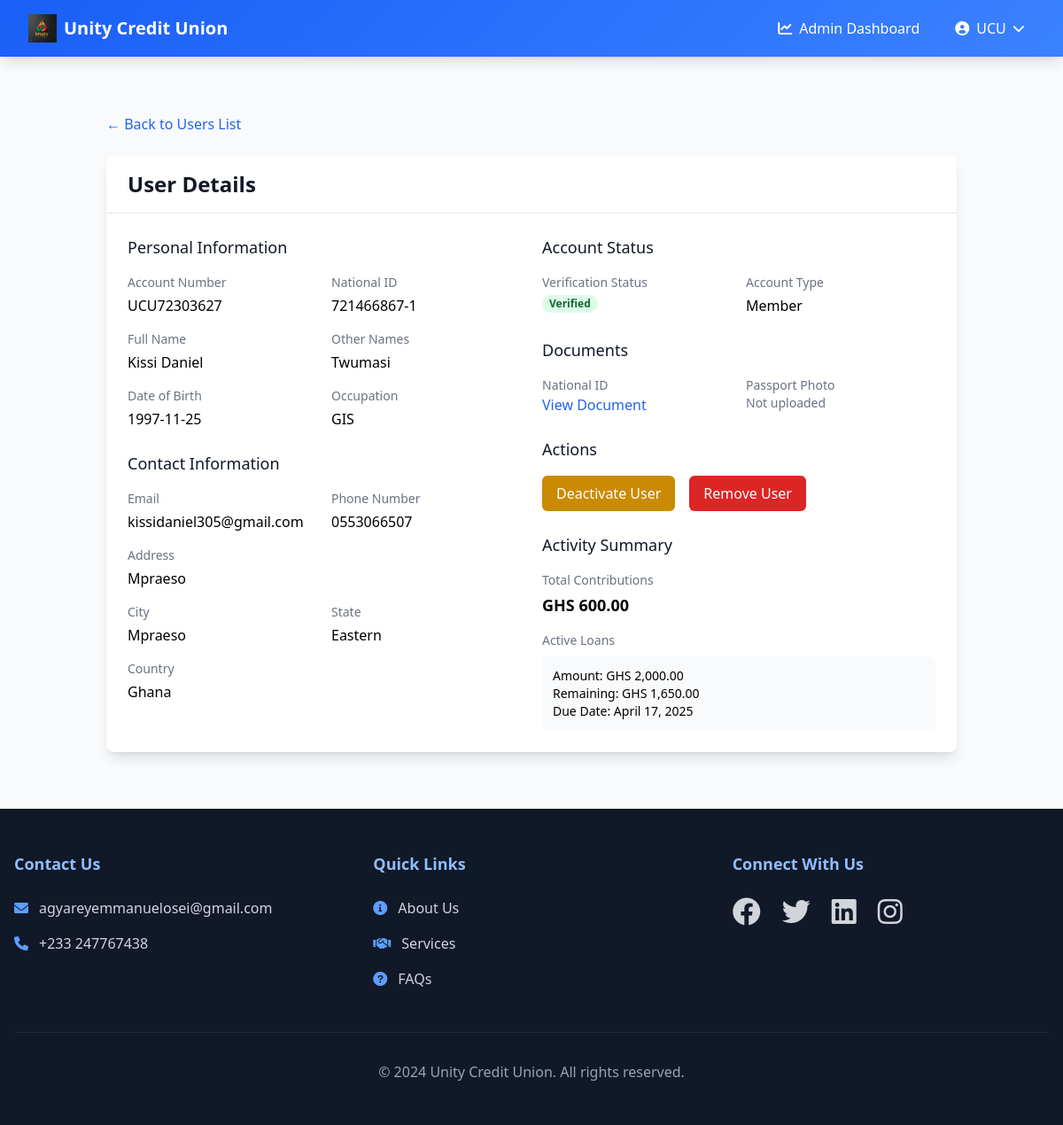
/admin/users/12 (signed in), run on the app's committed database.
### app.py (models this page shows, shortened)
class User(UserMixin, db.Model):
    __tablename__ = 'user'
    id = db.Column(db.Integer, primary_key=True)
    email = db.Column(db.String(120), unique=True, nullable=False)
    password_hash = db.Column(db.String(128), nullable=True)  # Made nullable
    is_verified = db.Column(db.Boolean, default=False)
    is_admin = db.Column(db.Boolean, default=False)
    is_guest = db.Column(db.Boolean, default=False)  # New field to identify non-member users
    national_id = db.Column(db.String(20), unique=True, nullable=False)
    account_number = db.Column(db.String(20), unique=True)
    first_name = db.Column(db.String(50), nullable=False)
    last_name = db.Column(db.String(50), nullable=False)
    other_names = db.Column(db.String(50), nullable=True)
    date_of_birth = db.Column(db.Date, nullable=False)
    occupation = db.Column(db.String(100), nullable=False)
    phone_number = db.Column(db.String(20), nullable=False)
    address = db.Column(db.String(200), nullable=False)
    city = db.Column(db.String(100), nullable=False)
    state = db.Column(db.String(100), nullable=False)
    country = db.Column(db.String(100), nullable=False)
    national_id_file = db.Column(db.String(255), nullable=True)
    passport_photo = db.Column(db.String(255), nullable=True)  # New field for passport photo
    contributions = db.relationship('Contribution', backref='user', lazy=True)
    loans = db.relationship('Loan', backref='user', lazy=True, foreign_keys='Loan.user_id')
    guarantees = db.relationship('Loan', backref='guarantor', lazy=True, foreign_keys='Loan.guarantor_id')

class Loan(db.Model):
    __tablename__ = 'loan'
    id = db.Column(db.Integer, primary_key=True)
    user_id = db.Column(db.Integer, db.ForeignKey('user.id'), nullable=False)
    amount = db.Column(db.Float, nullable=False)
    interest_rate = db.Column(db.Float, nullable=True)
    total_amount = db.Column(db.Float, nullable=True)
    amount_paid = db.Column(db.Float, default=0.0)
    remaining_amount = db.Column(db.Float, nullable=True)
    purpose = db.Column(db.String(200), nullable=False)
    guarantor_id = db.Column(db.Integer, db.ForeignKey('user.id'), nullable=False)
    term = db.Column(db.Integer, nullable=False)
    income = db.Column(db.Float, nullable=False)
    status = db.Column(db.String(20), default='pending')  # Status can now be: 'pending', 'approved', 'rejected', 'paid'
    application_date = db.Column(db.DateTime, default=datetime.utcnow)
    approval_date = db.Column(db.DateTime, nullable=True)
    repayment_date = db.Column(db.DateTime, nullable=True)
    paid_date = db.Column(db.DateTime, nullable=True)  # New column to track when loan was fully paid
    @staticmethod
    def get_active_loan(user_id):
        return Loan.query.filter(
            Loan.user_id == user_id,
            Loan.status == 'approved',
            Loan.remaining_amount > 0
        ).first()

### app.py (the view)
@app.route('/admin/users/<int:user_id>')
@login_required
@admin_required
def view_user(user_id):
    user = User.query.get_or_404(user_id)
    total_contributions = db.session.query(
        func.sum(Contribution.amount)
    ).filter(Contribution.user_id == user_id).scalar() or 0
    active_loan = Loan.get_active_loan(user_id)
    return render_template('admin_user_detail.html',
                         user=user,
                         total_contributions=total_contributions,
                         active_loan=active_loan)

### templates/admin_user_detail.html (shortened to what this page needs)
{% extends "base.html" %} {% block content %}
<div class="container mx-auto px-4 py-8">
  <div class="mb-6">
    <a
      href="{{ url_for('manage_users') }}"
      class="text-blue-600 hover:text-blue-800"
    >
      ← Back to Users List
    </a>
  </div>
  <div class="bg-white shadow-lg rounded-lg overflow-hidden">
    <div class="px-6 py-4 border-b border-gray-200">
      <h2 class="text-2xl font-bold text-gray-900">User Details</h2>
    </div>
    <div class="p-6">
      <div class="grid grid-cols-1 md:grid-cols-2 gap-6">
        <div class="space-y-6">
          <div>
            <h3 class="text-lg font-medium text-gray-900 mb-4">
              Personal Information
            </h3>
            <div class="grid grid-cols-2 gap-4">
              <div>
                <p class="text-sm font-medium text-gray-500">Account Number</p>
                <p class="mt-1">{{ user.account_number }}</p>
              </div>
              <div>
                <p class="text-sm font-medium text-gray-500">National ID</p>
                <p class="mt-1">{{ user.national_id }}</p>
              </div>
              <div>
                <p class="text-sm font-medium text-gray-500">Full Name</p>
                <p class="mt-1">{{ user.first_name }} {{ user.last_name }}</p>
              </div>
              <div>
                <p class="text-sm font-medium text-gray-500">Other Names</p>
                <p class="mt-1">{{ user.other_names or 'N/A' }}</p>
              </div>
              <div>
                <p class="text-sm font-medium text-gray-500">Date of Birth</p>
                <p class="mt-1">{{ user.date_of_birth|formatdate }}</p>
              </div>
              <div>
                <p class="text-sm font-medium text-gray-500">Occupation</p>
                <p class="mt-1">{{ user.occupation }}</p>
              </div>
            </div>
          </div>
          <div>
            <h3 class="text-lg font-medium text-gray-900 mb-4">
              Contact Information
            </h3>
            <div class="grid grid-cols-2 gap-4">
              <div>
                <p class="text-sm font-medium text-gray-500">Email</p>
                <p class="mt-1">{{ user.email }}</p>
              </div>
              <div>
                <p class="text-sm font-medium text-gray-500">Phone Number</p>
                <p class="mt-1">{{ user.phone_number }}</p>
              </div>
              <div class="col-span-2">
                <p class="text-sm font-medium text-gray-500">Address</p>
                <p class="mt-1">{{ user.address }}</p>
              </div>
              <div>
                <p class="text-sm font-medium text-gray-500">City</p>
                <p class="mt-1">{{ user.city }}</p>
              </div>
              <div>
                <p class="text-sm font-medium text-gray-500">State</p>
                <p class="mt-1">{{ user.state }}</p>
              </div>
              <div>
                <p class="text-sm font-medium text-gray-500">Country</p>
                <p class="mt-1">{{ user.country }}</p>
              </div>
            </div>
          </div>
        </div>
        <div class="space-y-6">
          <div>
            <h3 class="text-lg font-medium text-gray-900 mb-4">
              Account Status
            </h3>
            <div class="grid grid-cols-2 gap-4">
              <div>
                <p class="text-sm font-medium text-gray-500">
                  Verification Status
                </p>
                <span
                  class="mt-1 px-2 inline-flex text-xs leading-5 font-semibold rounded-full {% if user.is_verified %} bg-green-100 text-green-800 {% else %} bg-yellow-100 text-yellow-800 {% endif %}"
                >
                  {{ "Verified" if user.is_verified else "Unverified" }}
                </span>
              </div>
              <div>
                <p class="text-sm font-medium text-gray-500">Account Type</p>
                <p class="mt-1">{{ "Guest" if user.is_guest else "Member" }}</p>
              </div>
            </div>
          </div>
          <div>
            <h3 class="text-lg font-medium text-gray-900 mb-4">Documents</h3>
            <div class="grid grid-cols-2 gap-4">
              <div>
                <p class="text-sm font-medium text-gray-500">National ID</p>
                {% if user.national_id_file %}
                <a
                  href="{{ url_for('view_document', user_id=user.id, doc_type='national_id') }}"
                  class="text-blue-600 hover:text-blue-800"
                  >View Document</a
                >
                {% else %}
                <p class="text-sm text-gray-500">Not uploaded</p>
                {% endif %}
              </div>
              <div>
                <p class="text-sm font-medium text-gray-500">Passport Photo</p>
                {% if user.passport_photo %}
                <a
                  href="{{ url_for('view_document', user_id=user.id, doc_type='passport') }}"
                  class="text-blue-600 hover:text-blue-800"
                  >View Photo</a
                >
                {% else %}
                <p class="text-sm text-gray-500">Not uploaded</p>
                {% endif %}
              </div>
            </div>
          </div>
          <div>
            <h3 class="text-lg font-medium text-gray-900 mb-4">Actions</h3>
            <div class="flex space-x-4">
              <button
                onclick="toggleUserStatus({{ user.id }})"
                class="px-4 py-2 bg-yellow-600 text-white rounded-md hover:bg-yellow-700 focus:outline-none focus:ring-2 focus:ring-yellow-300"
              >
                {{ "Deactivate" if user.is_verified else "Activate" }} User
              </button>
              <button
                onclick="confirmDelete({{ user.id }})"
                class="px-4 py-2 bg-red-600 text-white rounded-md hover:bg-red-700 focus:outline-none focus:ring-2 focus:ring-red-300"
              >
                Remove User
              </button>
            </div>
          </div>
          <div>
            <h3 class="text-lg font-medium text-gray-900 mb-4">
              Activity Summary
            </h3>
            <div class="space-y-4">
              <div>
                <p class="text-sm font-medium text-gray-500">
                  Total Contributions
                </p>
                <p class="mt-1 text-lg font-semibold">
                  {{ total_contributions|format_currency }}
                </p>
              </div>
              <div>
                <p class="text-sm font-medium text-gray-500">Active Loans</p>
                {% if active_loan %}
                <div class="mt-2 p-3 bg-gray-50 rounded-md">
                  <p class="text-sm">
                    Amount: {{ active_loan.amount|format_currency }}
                  </p>
                  <p class="text-sm">
                    Remaining: {{ active_loan.remaining_amount|format_currency
                    }}
                  </p>
                  <p class="text-sm">
                    Due Date: {{ active_loan.repayment_date|formatdate }}
                  </p>
                </div>
                {% else %}
                <p class="mt-1 text-sm text-gray-500">No active loans</p>
                {% endif %}
              </div>
            </div>
          </div>
        </div>
      </div>
    </div>
  </div>
</div>
{% endblock %}

### templates/base.html (shortened to what this page needs)
<!DOCTYPE html>
<html lang="en">
  <head>
    <script src="https://cdn.tailwindcss.com"></script>
    <link
      href="https://cdnjs.cloudflare.com/ajax/libs/font-awesome/6.0.0/css/all.min.css"
      rel="stylesheet"
    />
  </head>
  <body
    class="bg-gray-50 min-h-screen flex flex-col"
    x-data="{ mobileMenuOpen: false }"
  >
    <nav class="gradient-bg shadow-lg relative z-50">
      <div class="max-w-7xl mx-auto px-4 sm:px-6 lg:px-8">
        <div class="flex justify-between h-16">
          <div class="flex items-center">
            <a href="{{ url_for('home') }}" class="flex items-center">
              <img
                src="{{ url_for('static', filename='images/unitylogo.jpg')}}"
                alt="Unity Credit Union Logo"
                class="h-8 w-auto mr-2"
              />
              <span class="text-white text-xl font-bold"
                >Unity Credit Union</span
              >
            </a>
          </div>
          <div class="hidden md:flex items-center space-x-4">
            {% if current_user.is_authenticated %} {% if current_user.is_admin
            %}
            <a
              href="{{ url_for('admin_dashboard') }}"
              class="text-white hover:text-primary-100 transition-colors duration-200 px-3 py-2 rounded-md hover:bg-primary-700"
            >
              <i class="fas fa-chart-line mr-2"></i>Admin Dashboard
            </a>
            {% endif %}
            <div class="relative" x-data="{ open: false }">
              <button
                @click="open = !open"
                @click.away="open = false"
                class="flex items-center text-white hover:text-primary-100 transition-colors duration-200 px-3 py-2 rounded-md hover:bg-primary-700"
              >
                <i class="fas fa-user-circle mr-2"></i>
                {{ current_user.first_name }}
                <i
                  class="fas fa-chevron-down ml-2 text-sm transition-transform"
                  :class="{ 'transform rotate-180': open }"
                ></i>
              </button>
            </div>
            {% endif %}
          </div>
        </div>
      </div>
    </nav>
    <main class="flex-grow container mx-auto px-4 py-8">
      {% block content %}{% endblock %}
    </main>
    <footer class="bg-gray-900 text-white mt-auto">
      <div class="max-w-7xl mx-auto px-4 py-12">
        <div class="grid grid-cols-1 md:grid-cols-3 gap-12">
          <div>
            <h3 class="text-lg font-semibold mb-6 text-primary-300">
              Contact Us
            </h3>
            <p
              class="flex items-center mb-4 text-gray-300 hover:text-white transition-colors"
            >
              <i class="fas fa-envelope mr-3 text-primary-400"></i>
              agyareyemmanuelosei@gmail.com
            </p>
            <p
              class="flex items-center text-gray-300 hover:text-white transition-colors"
            >
              <i class="fas fa-phone mr-3 text-primary-400"></i>
              +233 247767438
            </p>
          </div>
          <div>
            <h3 class="text-lg font-semibold mb-6 text-primary-300">
              Quick Links
            </h3>
            <ul class="space-y-4">
              <li>
                <a
                  href="/about_us"
                  class="text-gray-300 hover:text-white transition-colors flex items-center"
                >
                  <i class="fas fa-info-circle mr-3 text-primary-400"></i>About
                  Us
                </a>
              </li>
              <li>
                <a
                  href="#"
                  class="text-gray-300 hover:text-white transition-colors flex items-center"
                >
                  <i class="fas fa-handshake mr-3 text-primary-400"></i>Services
                </a>
              </li>
              <li>
                <a
                  href="#"
                  class="text-gray-300 hover:text-white transition-colors flex items-center"
                >
                  <i class="fas fa-question-circle mr-3 text-primary-400"></i
                  >FAQs
                </a>
              </li>
            </ul>
          </div>
          <div>
            <h3 class="text-lg font-semibold mb-6 text-primary-300">
              Connect With Us
            </h3>
            <div class="flex space-x-6">
              <a
                href="#"
                class="text-gray-300 hover:text-primary-400 transition-colors duration-300"
              >
                <i class="fab fa-facebook fa-2x"></i>
              </a>
              <a
                href="#"
                class="text-gray-300 hover:text-primary-400 transition-colors duration-300"
              >
                <i class="fab fa-twitter fa-2x"></i>
              </a>
              <a
                href="#"
                class="text-gray-300 hover:text-primary-400 transition-colors duration-300"
              >
                <i class="fab fa-linkedin fa-2x"></i>
              </a>
              <a
                href="#"
                class="text-gray-300 hover:text-primary-400 transition-colors duration-300"
              >
                <i class="fab fa-instagram fa-2x"></i>
              </a>
            </div>
          </div>
        </div>
        <div
          class="mt-12 pt-8 border-t border-gray-800 text-center text-gray-400"
        >
          <p>&copy; 2024 Unity Credit Union. All rights reserved.</p>
        </div>
      </div>
    </footer>
  </body>
</html>

### data on the page
User: first_name "UCU"
User: account_number "UCU72303627", national_id "721466867-1", first_name "Kissi", last_name "Daniel", other_names "Twumasi", date_of_birth "1997-11-25", occupation "GIS", email "kissidaniel305@gmail.com", phone_number "0553066507", address "Mpraeso", city "Mpraeso", state "Eastern", country "Ghana", is_verified "Verified", is_guest "Member", is_verified "Deactivate"
Loan: amount "GHS 2,000.00", remaining_amount "GHS 1,650.00", repayment_date "April 17, 2025"

### other printed values
{{ total_contributions|format_currency }} "GHS 600.00"
